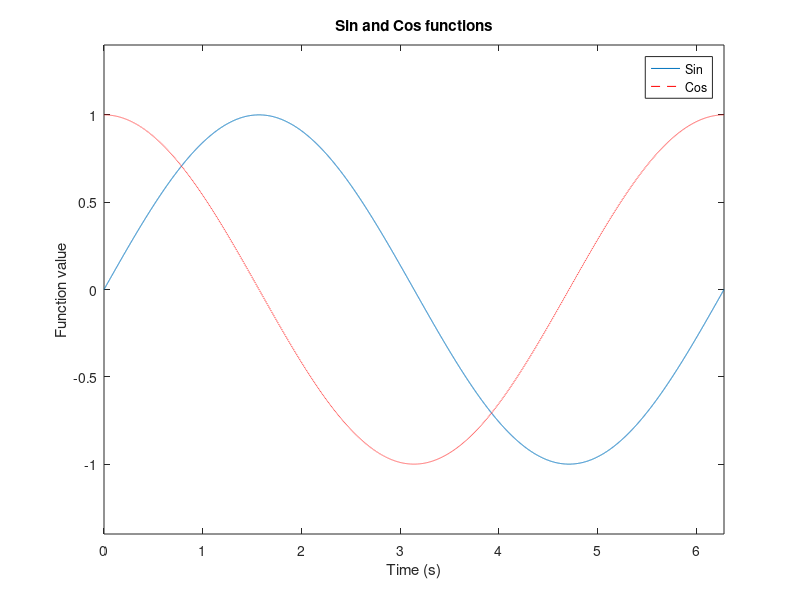

Reproduce this figure in MATLAB.
%% Problem 7 plotting multiple lines and colors
t = linspace(0, 2*pi, 10000);
plot(t, sin(t));
hold on;
plot(t, cos(t), 'r--');
hold on;
xlabel('Time (s)');
ylabel('Function value');
title('Sin and Cos functions');
legend('Sin', 'Cos');
xlim([0 2*pi]);
ylim([-1.4 1.4]);